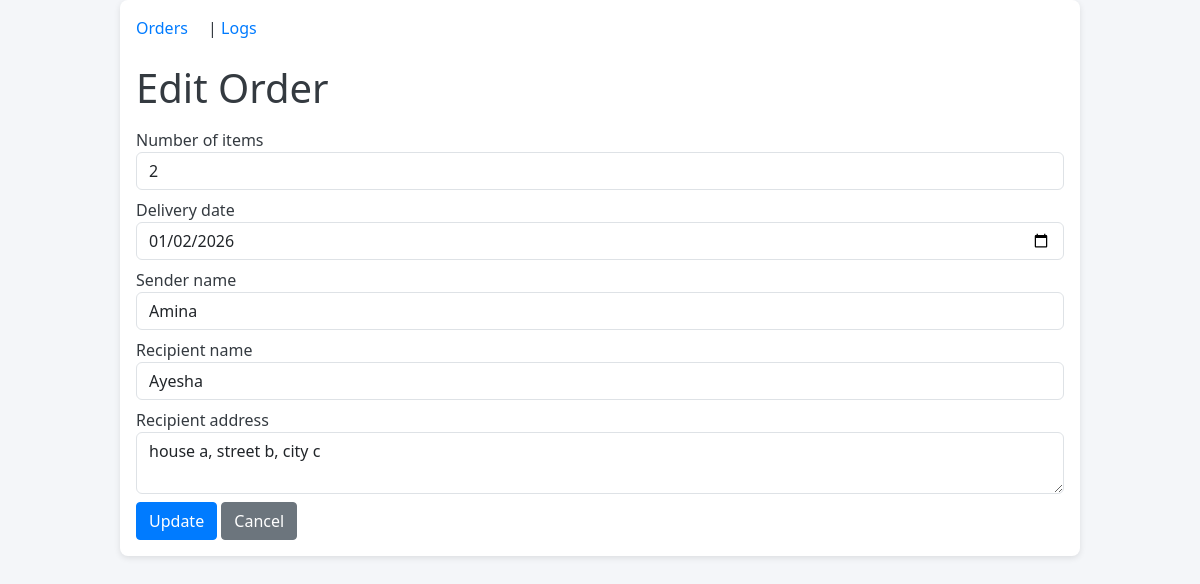
Page /orders/1/edit on the committed database.
### models.py (models this page shows)
class Order(db.Model):
    id = db.Column(db.Integer, primary_key=True)
    num_items = db.Column(db.Integer, nullable=False)
    delivery_date = db.Column(db.Date, nullable=False)
    sender_name = db.Column(db.String(128), nullable=False)
    recipient_name = db.Column(db.String(128), nullable=False)
    recipient_address = db.Column(db.String(256), nullable=False)
    status = db.Column(db.String(20), default='Ongoing')
    logs = db.relationship('ActionLog', backref='order', lazy=True)

### app.py (the view, shortened to what this page needs)
@app.route('/orders/<int:id>/edit', methods=['GET','POST'])
def edit_order(id):
    o = Order.query.get_or_404(id)
    return render_template('order_form.html', order=o)

### templates/order_form.html (shortened to what this page needs)
{% extends 'base.html' %}
{% block content %}
<h1>{{ 'Edit' if order else 'New' }} Order</h1>
<form method="post">
  <div class="mb-2">
    <label>Number of items</label>
    <input name="num_items" type="number" class="form-control"
           value="{{ order.num_items if order else '' }}" required>
  </div>
  <div class="mb-2">
    <label>Delivery date</label>
    <input name="delivery_date" type="date" class="form-control"
           value="{{ order.delivery_date if order else '' }}" required>
  </div>
  <div class="mb-2">
    <label>Sender name</label>
    <input name="sender_name" class="form-control"
           value="{{ order.sender_name if order else '' }}" required>
  </div>
  <div class="mb-2">
    <label>Recipient name</label>
    <input name="recipient_name" class="form-control"
           value="{{ order.recipient_name if order else '' }}" required>
  </div>
  <div class="mb-2">
    <label>Recipient address</label>
    <textarea name="recipient_address" class="form-control"
              required>{{ order.recipient_address if order else '' }}</textarea>
  </div>
  <button class="btn btn-primary">
    {{ 'Update' if order else 'Create' }}
  </button>
  <a class="btn btn-secondary" href="{{ url_for('list_orders') }}">
    Cancel
  </a>
</form>
{% endblock %}

### static/style.css (style rules this page uses)
body { background-color: #f4f6f9; font-family: 'Segoe UI', Tahoma, Geneva, Verdana, sans-serif; color: #343a40; }
h1 { margin-bottom: 1rem; }
.btn { border-radius: 0.25rem; transition: background-color 0.2s ease; }
.btn-primary { background-color: #007bff; border-color: #007bff; }

### rows in the picture
Order: num_items "2", delivery_date "01/02/2026", sender_name "Amina", recipient_name "Ayesha", recipient_address "house a, street b, city c"

### other values in the picture
{{ 'Edit' if order else 'New' }} "Edit"
{{ 'Update' if order else 'Create' }} "Update"
